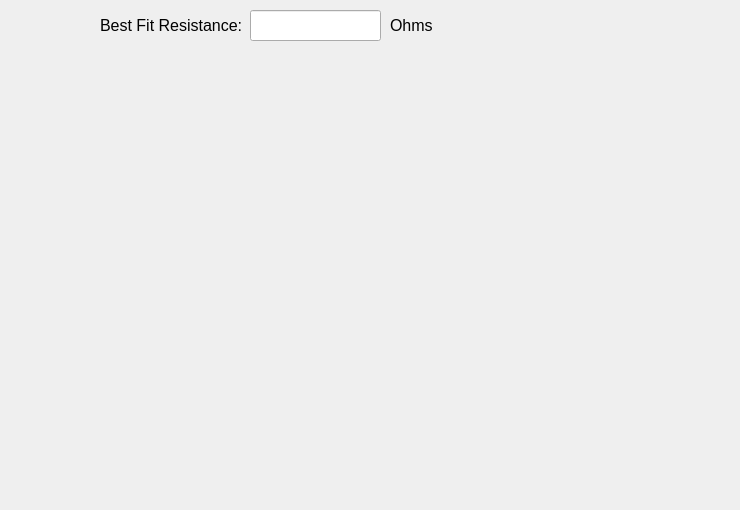
            <widget class="QWidget" name="tab_8">
             <attribute name="title">
              <string>Second Period Plot</string>
             </attribute>
             <widget class="QWidget" name="widget_second" native="true">
              <property name="geometry">
               <rect>
                <x>0</x>
                <y>50</y>
                <width>731</width>
                <height>451</height>
               </rect>
              </property>
              <property name="sizePolicy">
               <sizepolicy hsizetype="Expanding" vsizetype="Minimum">
                <horstretch>0</horstretch>
                <verstretch>0</verstretch>
               </sizepolicy>
              </property>
              <widget class="MatplotlibWidget" name="mplwidget_second">
               <property name="geometry">
                <rect>
                 <x>200</x>
                 <y>140</y>
                 <width>151</width>
                 <height>91</height>
                </rect>
               </property>
               <property name="sizePolicy">
                <sizepolicy hsizetype="Preferred" vsizetype="Preferred">
                 <horstretch>0</horstretch>
                 <verstretch>0</verstretch>
                </sizepolicy>
               </property>
              </widget>
             </widget>
             <widget class="QLabel" name="label_20">
              <property name="geometry">
               <rect>
                <x>100</x>
                <y>10</y>
                <width>151</width>
                <height>31</height>
               </rect>
              </property>
              <property name="font">
               <font>
                <pointsize>12</pointsize>
               </font>
              </property>
              <property name="text">
               <string>Best Fit Resistance:</string>
              </property>
             </widget>
             <widget class="QLineEdit" name="lineEdit_bfr_second">
              <property name="geometry">
               <rect>
                <x>250</x>
                <y>10</y>
                <width>131</width>
                <height>31</height>
               </rect>
              </property>
              <property name="font">
               <font>
                <pointsize>12</pointsize>
               </font>
              </property>
              <property name="text">
               <string/>
              </property>
             </widget>
             <widget class="QLabel" name="label_resistance_unit_second">
              <property name="geometry">
               <rect>
                <x>390</x>
                <y>10</y>
                <width>51</width>
                <height>31</height>
               </rect>
              </property>
              <property name="font">
               <font>
                <pointsize>12</pointsize>
               </font>
              </property>
              <property name="text">
               <string>Ohms</string>
              </property>
             </widget>
             <zorder>label_20</zorder>
             <zorder>lineEdit_bfr_second</zorder>
             <zorder>label_resistance_unit_second</zorder>
             <zorder>widget_second</zorder>
            </widget>
